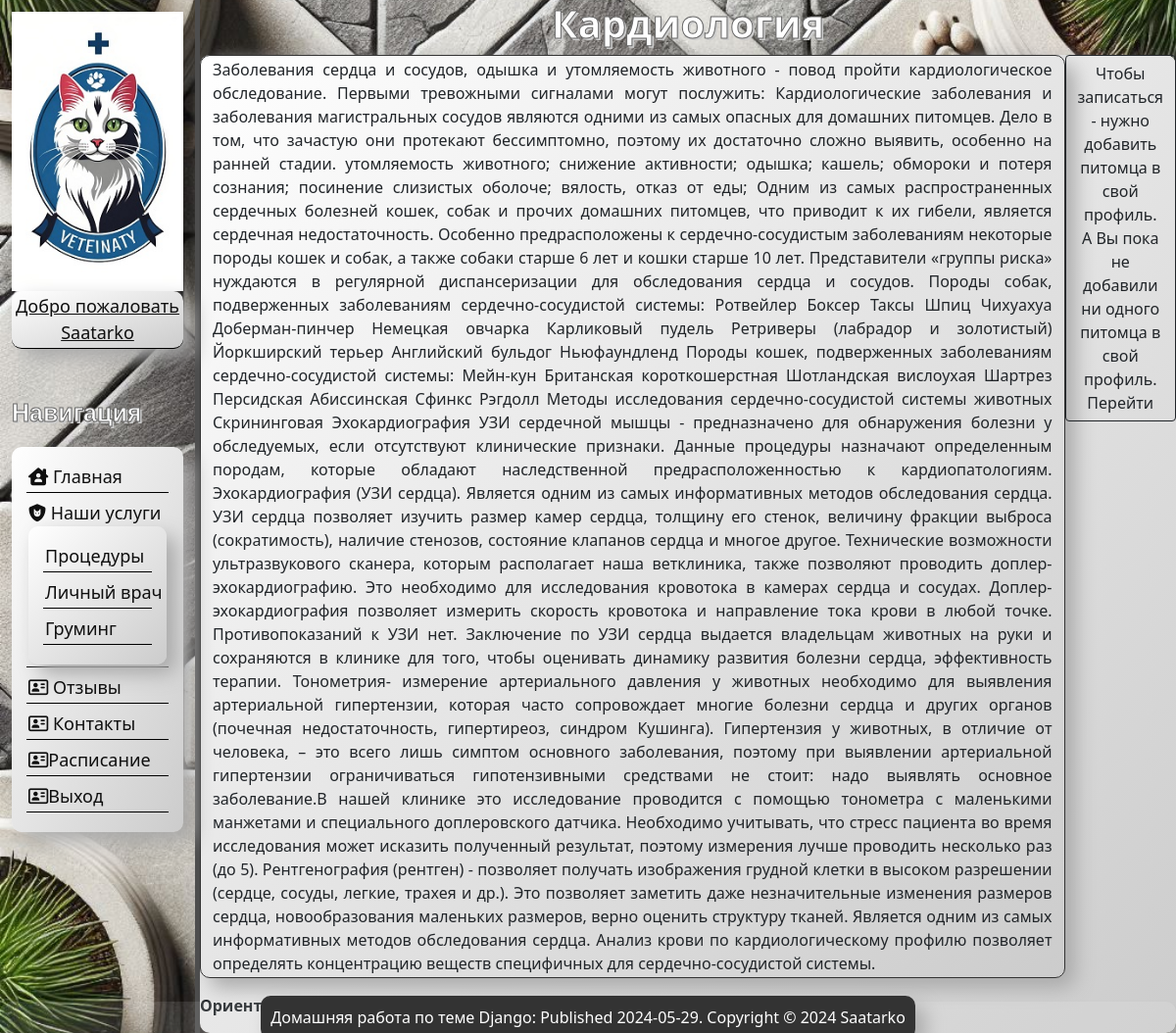
Screenshot of /service/procedure/Cardiology/ (signed in) with the database file from the repository.
### users/models.py (models this page shows)
class User(AbstractUser):
    phone = models.CharField(max_length=20, blank=True, null=True, verbose_name='Телефон')

### service/models.py (models this page shows, shortened)
class Procedure(models.Model):
    name_procedure = models.CharField('Название процедуры', max_length=30)
    eng_name_procedure = models.CharField('Название процедуры на англ', max_length=30)
    description = models.TextField('Описание')
    price = models.IntegerField('Цена')
    class Meta:
        verbose_name = 'Процедуры/Procedure'
        verbose_name_plural = 'Процедуры/Procedure'

### service/views.py (the view)
# urls.py: path('procedure/<slug:slug>/', views.ProcedureNameDetailView.as_view(), name='procedure_named'),
class ProcedureNameDetailView(DetailView):
    model = Procedure
    template_name = 'service/procedure_name.html'
    context_object_name = 'result'
    slug_field = 'eng_name_procedure'  # Указываем поле, которое будет использоваться как слаг
    slug_url_kwarg = 'slug'  # Указываем имя аргумента из URL
    def get_queryset(self):
        slug = self.kwargs.get('slug')
        return Procedure.objects.filter(eng_name_procedure=slug)
    def get_context_data(self, **kwargs):
        context = super().get_context_data(**kwargs)
        client, created = Clients.objects.get_or_create(user=self.request.user)
        context['pets_formset'] = Pets.objects.filter(clients=client)
        return context

### service/templates/service/procedure_name.html
{% extends 'main/layout.html' %}
{% load static %}
{% block content %}
    <h1 class="main_h">{{ result.name_procedure }}</h1>
    <div class="content_review">
        <section class="procedure_list">
            <p class="main_text">{{ result.description }}</p>
            <p class="text_bold">Ориентировочная сумма приема составит: {{ result.price }},00 белорусских рублей.</p>
        </section>
        {% if user.is_authenticated %}
            {% if pets_formset %}
                <a href="{% url 'order' result.eng_name_procedure 'base' %}">
                    <button type="button" class="btn btn-outline-dark blink-text">Записаться на прием</button>
                </a>
            {% else %}
                <a href="{% url 'users:profile' %}">
                    <button type="button" class="btn btn-outline-dark blink-text">Чтобы записаться - нужно добавить питомца в свой профиль. А Вы пока не добавили ни одного питомца в свой профиль. Перейти</button>
                </a>
            {% endif %}
        {% else %}
            <a href="{% url 'users:register' %}">
                <button type="button" class="btn btn-outline-dark blink-text">Чтобы записаться - нужно зарегистрироваться и добавить питомца в профиль. Перейти</button>
            </a>
        {% endif %}
    </div>
{% endblock %}

### main/templates/main/layout.html (shortened to what this page needs)
{% load static %}
<!DOCTYPE html>
<html lang="en">
<head>
  <link rel="stylesheet" href="https://cdn.jsdelivr.net/npm/bootstrap@5.0.2/dist/css/bootstrap.min.css" rel="stylesheet">
    <link rel="stylesheet" href="{% static 'main/css/main.css' %}">
    <link rel="stylesheet" href="https://use.fontawesome.com/releases/v5.8.2/css/all.css">
</head>
<body>
    <aside id="navigation-panel">
    <div class="nav_panel">
        <img src="{% static 'main/img/logo.jpg' %}" alt="Логотип">
                   {% if user.is_authenticated %}
                <p> <a href="{% url 'users:profile' %}">Добро пожаловать {{user.username}}</a></p>
                {% endif %}
        <h3 class="nav_h">Навигация</h3>
        <nav>
            <ul>
                <li><a href="{% url 'home' %}"><i class="fa-solid fa-house-user"></i> Главная</a></li>
                <li onclick="toggleServices(this)">
                    <i class="fa-solid fa-shield-cat"></i> Наши услуги
                    <ul>
                        <li><a href="{% url 'procedure' %}">Процедуры</a></li>
                        <li><a href="{% url 'personal_doctor' %}">Личный врач</a></li>
                        <li><a href="{% url 'gruming' %}">Груминг</a></li>
                    </ul>
                </li>
                <li><a href="{% url 'reviews-list' %}"><i class="fa-regular fa-address-card"></i> Отзывы</a></li>
                <li><a href="{% url 'contacts' %}"><i class="fa-regular fa-address-card"></i> Контакты</a></li>
                 {% if user.username == "Modetaror" or user.username == "Saatarko"%}
                 <li><a href="{% url 'schedule' %}"><i class="fa-regular fa-address-card"></i>Расписание</a></li>
                 {% endif %}
                {% if user.is_authenticated %}
                <li><a href="{% url 'users:logout' %}"><i class="fa-regular fa-address-card"></i>Выход</a></li>
                {% else %}
                <li><a href="{% url 'users:login' %}"><i class="fa-regular fa-address-card"></i> Вход</a> |<a
                        href="{% url 'users:register' %}"><i class="fa-regular fa-address-card"></i>Регистр.</a>
                </li>
                {% endif %}
            </ul>
        </nav>
    </div>
</aside>
    <main>
     {% block content %} {% endblock %}
    </main>
    <div class="flex-container_3">
            <div class="footer">
            <div  class="flex-child_3">
                <a>Домашняя работа по теме Django: Published 2024-05-29. Copyright © 2024 Saatarko</a>
            </div>
            </div>
        </div>
</body>
</html>

### main/static/main/css/main.css (style rules this page uses)
#navigation-panel { float: left; width: 17%; padding: 1.0%; height: 100%; position: fixed; top: 0; bottom: 0; color: #0F0F0F; max-width: 17%; border-right: 5px solid #4d4d4d; }
.nav_panel { display: flex; flex-direction: column; flex-wrap: wrap; }
.nav_panel img { max-width: 100%; height: auto; width: 100%; display: block; }
.nav_panel nav { width: 100%; }
.nav_panel ul { display: block; padding: 15px; list-style-type: none; width: auto; background: linear-gradient(to bottom right, #ffffff, #cccccc); box-shadow: 10px 10px 20px #aaaaaa; border-radius: 10px; font-size: 18px; }
.nav_panel p { display: block; padding: 15px; list-style-type: none; width: auto; background: linear-gradient(to bottom right, #ffffff, #cccccc); box-shadow: 10px 10px 20px #aaaaaa; border-radius: 10px; font-size: 18px; transition: transform .6s ease; padding: 2px; margin-bottom: 5px; border-bottom: 1px solid #000; text-align: center; list-style-type: none; }
.nav_panel p a { color: #0F0F0F; }
.nav_panel ul li { transition: transform .6s ease; padding: 2px; margin-bottom: 5px; border-bottom: 1px solid #000; white-space: nowrap; }
.nav_panel ul a { text-decoration: none; color: #0F0F0F; }
.nav_panel h3 { margin-top: 25px; font-size: 25px; }
.procedure_list { display: flex; flex-direction: row; flex-wrap: wrap; }
.flex-container_3 { z-index: 5; display: flex; background-color: rgba(255, 255, 255, 0.1); height: 3%; justify-content: center; box-shadow: 15px 15px 15px #aaaaaa; flex-direction: column; border-radius: 10px; position: fixed; bottom: 0; width: 100%; }
.flex-child_3 { align-items: flex-end; display: flex; align-items: center; justify-content: center; color: white; }
.flex-child_3 a { padding: 10px; text-decoration: none; color: white; background: #333; margin: 5px; box-shadow: 10px 10px 20px #aaaaaa; border-radius: 10px; }
.footer { flex-shrink: 0; }
.main_text { width: 100%; border: 1px solid #333; padding: 2px 12px; box-shadow: 10px 10px 20px #aaaaaa; background: linear-gradient(to bottom right, #ffffff, #cccccc); border-radius: 10px; text-align: justify; }
.main_h { margin-left: 17%; text-align: center; padding: 0; width: calc(100% - 17%) font-family: 'Montserrat', sans-serif; font-size: 2.5em; font-weight: bold; color: #fff; -webkit-text-stroke: 1px #666; text-shadow: 2px 2px 0 #ccc; }
body { background-image: url("/static/main/img/background.jfif"); background-size: cover; background-position: center; background-attachment: fixed; }
.nav_h { text-align: left; margin: 0; padding: 20px 0; width: 100%; font-family: 'Montserrat', sans-serif; font-size: 1.5em; font-weight: bold; color: #fff; -webkit-text-stroke: 1px #666; text-shadow: 2px 2px 0 #ccc; }
.content_review { display: flex; margin-left: 17%; flex-direction: row; width: auto; background: linear-gradient(to bottom right, #ffffff, #cccccc); box-shadow: 10px 10px 20px #aaaaaa; border-radius: 10px; }
.content_review a { color: #000; }
.text_bold { font-weight: bold; }
.blink-text { animation: blink 2s infinite; }

### rows the page displays
User: username "Saatarko"
Procedure: description "Заболевания сердца и сосудов, одышка и утомляемость животного - повод пройти кардиологическое обследование. Первыми тревожными сигналами могут послужить: Кардиологические заболевания и заболевания магистральных сосудов являются одними из самых опасных для домашних питомцев. Дело в том, что зачастую они протекают бессимптомно, поэтому их достаточно сложно выявить, особенно на ранней стадии. утомляемость животного; снижение активности; одышка; кашель; обмороки и потеря сознания; посинение слизистых оболоче; вялость, отказ от еды; Одним из самых распространенных сердечных болезней кошек, собак и прочих домашних питомцев, что приводит к их гибели, является сердечная недостаточность. Особенно…"
